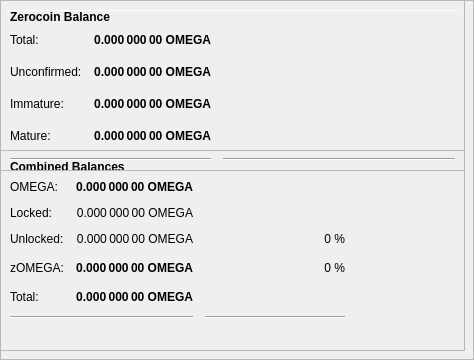
        <widget class="QFrame" name="frameObfuscation">
         <property name="minimumSize">
          <size>
           <width>0</width>
           <height>350</height>
          </size>
         </property>
         <property name="layoutDirection">
          <enum>Qt::LeftToRight</enum>
         </property>
         <property name="frameShape">
          <enum>QFrame::StyledPanel</enum>
         </property>
         <property name="frameShadow">
          <enum>QFrame::Raised</enum>
         </property>
         <widget class="QPushButton" name="runAutoDenom">
          <property name="geometry">
           <rect>
            <x>251</x>
            <y>17</y>
            <width>1</width>
            <height>1</height>
           </rect>
          </property>
          <property name="palette">
           <palette>
            <active>
             <colorrole role="WindowText">
              <brush brushstyle="SolidPattern">
               <color alpha="255">
                <red>0</red>
                <green>0</green>
                <blue>0</blue>
               </color>
              </brush>
             </colorrole>
             <colorrole role="Button">
              <brush brushstyle="SolidPattern">
               <color alpha="255">
                <red>239</red>
                <green>238</green>
                <blue>238</blue>
               </color>
              </brush>
             </colorrole>
             <colorrole role="Light">
              <brush brushstyle="SolidPattern">
               <color alpha="255">
                <red>255</red>
                <green>255</green>
                <blue>255</blue>
               </color>
              </brush>
             </colorrole>
             <colorrole role="Midlight">
              <brush brushstyle="SolidPattern">
               <color alpha="255">
                <red>247</red>
                <green>246</green>
                <blue>246</blue>
               </color>
              </brush>
             </colorrole>
             <colorrole role="Dark">
              <brush brushstyle="SolidPattern">
               <color alpha="255">
                <red>119</red>
                <green>119</green>
                <blue>119</blue>
               </color>
              </brush>
             </colorrole>
             <colorrole role="Mid">
              <brush brushstyle="SolidPattern">
               <color alpha="255">
                <red>159</red>
                <green>159</green>
                <blue>159</blue>
               </color>
              </brush>
             </colorrole>
             <colorrole role="Text">
              <brush brushstyle="SolidPattern">
               <color alpha="255">
                <red>0</red>
                <green>0</green>
                <blue>0</blue>
               </color>
              </brush>
             </colorrole>
             <colorrole role="BrightText">
              <brush brushstyle="SolidPattern">
               <color alpha="255">
                <red>255</red>
                <green>255</green>
                <blue>255</blue>
               </color>
              </brush>
             </colorrole>
             <colorrole role="ButtonText">
              <brush brushstyle="SolidPattern">
               <color alpha="255">
                <red>0</red>
                <green>0</green>
                <blue>0</blue>
               </color>
              </brush>
             </colorrole>
             <colorrole role="Base">
              <brush brushstyle="SolidPattern">
               <color alpha="255">
                <red>255</red>
                <green>255</green>
                <blue>255</blue>
               </color>
              </brush>
             </colorrole>
             <colorrole role="Window">
              <brush brushstyle="SolidPattern">
               <color alpha="255">
                <red>239</red>
                <green>238</green>
                <blue>238</blue>
               </color>
              </brush>
             </colorrole>
             <colorrole role="Shadow">
              <brush brushstyle="SolidPattern">
               <color alpha="255">
                <red>0</red>
                <green>0</green>
                <blue>0</blue>
               </color>
              </brush>
             </colorrole>
             <colorrole role="AlternateBase">
              <brush brushstyle="SolidPattern">
               <color alpha="255">
                <red>247</red>
                <green>246</green>
                <blue>246</blue>
               </color>
              </brush>
             </colorrole>
             <colorrole role="ToolTipBase">
              <brush brushstyle="SolidPattern">
               <color alpha="255">
                <red>255</red>
                <green>255</green>
                <blue>220</blue>
               </color>
              </brush>
             </colorrole>
             <colorrole role="ToolTipText">
              <brush brushstyle="SolidPattern">
               <color alpha="255">
                <red>0</red>
                <green>0</green>
                <blue>0</blue>
               </color>
              </brush>
             </colorrole>
            </active>
            <inactive>
             <colorrole role="WindowText">
              <brush brushstyle="SolidPattern">
               <color alpha="255">
                <red>0</red>
                <green>0</green>
                <blue>0</blue>
               </color>
              </brush>
             </colorrole>
             <colorrole role="Button">
              <brush brushstyle="SolidPattern">
               <color alpha="255">
                <red>239</red>
                <green>238</green>
                <blue>238</blue>
               </color>
              </brush>
             </colorrole>
             <colorrole role="Light">
              <brush brushstyle="SolidPattern">
               <color alpha="255">
                <red>255</red>
                <green>255</green>
                <blue>255</blue>
               </color>
              </brush>
             </colorrole>
             <colorrole role="Midlight">
              <brush brushstyle="SolidPattern">
               <color alpha="255">
                <red>247</red>
                <green>246</green>
                <blue>246</blue>
               </color>
              </brush>
             </colorrole>
             <colorrole role="Dark">
              <brush brushstyle="SolidPattern">
               <color alpha="255">
                <red>119</red>
                <green>119</green>
                <blue>119</blue>
               </color>
              </brush>
             </colorrole>
             <colorrole role="Mid">
              <brush brushstyle="SolidPattern">
               <color alpha="255">
                <red>159</red>
                <green>159</green>
                <blue>159</blue>
               </color>
              </brush>
             </colorrole>
             <colorrole role="Text">
              <brush brushstyle="SolidPattern">
               <color alpha="255">
                <red>0</red>
                <green>0</green>
                <blue>0</blue>
               </color>
              </brush>
             </colorrole>
             <colorrole role="BrightText">
              <brush brushstyle="SolidPattern">
               <color alpha="255">
                <red>255</red>
                <green>255</green>
                <blue>255</blue>
               </color>
              </brush>
             </colorrole>
             <colorrole role="ButtonText">
              <brush brushstyle="SolidPattern">
               <color alpha="255">
                <red>0</red>
                <green>0</green>
                <blue>0</blue>
               </color>
              </brush>
             </colorrole>
             <colorrole role="Base">
              <brush brushstyle="SolidPattern">
               <color alpha="255">
                <red>255</red>
                <green>255</green>
                <blue>255</blue>
               </color>
              </brush>
             </colorrole>
             <colorrole role="Window">
              <brush brushstyle="SolidPattern">
               <color alpha="255">
                <red>239</red>
                <green>238</green>
                <blue>238</blue>
               </color>
              </brush>
             </colorrole>
             <colorrole role="Shadow">
              <brush brushstyle="SolidPattern">
               <color alpha="255">
                <red>0</red>
                <green>0</green>
                <blue>0</blue>
               </color>
              </brush>
             </colorrole>
             <colorrole role="AlternateBase">
              <brush brushstyle="SolidPattern">
               <color alpha="255">
                <red>247</red>
                <green>246</green>
                <blue>246</blue>
               </color>
              </brush>
             </colorrole>
             <colorrole role="ToolTipBase">
              <brush brushstyle="SolidPattern">
               <color alpha="255">
                <red>255</red>
                <green>255</green>
                <blue>220</blue>
               </color>
              </brush>
             </colorrole>
             <colorrole role="ToolTipText">
              <brush brushstyle="SolidPattern">
               <color alpha="255">
                <red>0</red>
                <green>0</green>
                <blue>0</blue>
               </color>
              </brush>
             </colorrole>
            </inactive>
            <disabled>
             <colorrole role="WindowText">
              <brush brushstyle="SolidPattern">
               <color alpha="255">
                <red>119</red>
                <green>119</green>
                <blue>119</blue>
               </color>
              </brush>
             </colorrole>
             <colorrole role="Button">
              <brush brushstyle="SolidPattern">
               <color alpha="255">
                <red>239</red>
                <green>238</green>
                <blue>238</blue>
               </color>
              </brush>
             </colorrole>
             <colorrole role="Light">
              <brush brushstyle="SolidPattern">
               <color alpha="255">
                <red>255</red>
                <green>255</green>
                <blue>255</blue>
               </color>
              </brush>
             </colorrole>
             <colorrole role="Midlight">
              <brush brushstyle="SolidPattern">
               <color alpha="255">
                <red>247</red>
                <green>246</green>
                <blue>246</blue>
               </color>
              </brush>
             </colorrole>
             <colorrole role="Dark">
              <brush brushstyle="SolidPattern">
               <color alpha="255">
                <red>119</red>
                <green>119</green>
                <blue>119</blue>
               </color>
              </brush>
             </colorrole>
             <colorrole role="Mid">
              <brush brushstyle="SolidPattern">
               <color alpha="255">
                <red>159</red>
                <green>159</green>
                <blue>159</blue>
               </color>
              </brush>
             </colorrole>
             <colorrole role="Text">
              <brush brushstyle="SolidPattern">
               <color alpha="255">
                <red>119</red>
                <green>119</green>
                <blue>119</blue>
               </color>
              </brush>
             </colorrole>
             <colorrole role="BrightText">
              <brush brushstyle="SolidPattern">
               <color alpha="255">
                <red>255</red>
                <green>255</green>
                <blue>255</blue>
               </color>
              </brush>
             </colorrole>
             <colorrole role="ButtonText">
              <brush brushstyle="SolidPattern">
               <color alpha="255">
                <red>119</red>
                <green>119</green>
                <blue>119</blue>
               </color>
              </brush>
             </colorrole>
             <colorrole role="Base">
              <brush brushstyle="SolidPattern">
               <color alpha="255">
                <red>239</red>
                <green>238</green>
                <blue>238</blue>
               </color>
              </brush>
             </colorrole>
             <colorrole role="Window">
              <brush brushstyle="SolidPattern">
               <color alpha="255">
                <red>239</red>
                <green>238</green>
                <blue>238</blue>
               </color>
              </brush>
             </colorrole>
             <colorrole role="Shadow">
              <brush brushstyle="SolidPattern">
               <color alpha="255">
                <red>0</red>
                <green>0</green>
                <blue>0</blue>
               </color>
              </brush>
             </colorrole>
             <colorrole role="AlternateBase">
              <brush brushstyle="SolidPattern">
               <color alpha="255">
                <red>239</red>
                <green>238</green>
                <blue>238</blue>
               </color>
              </brush>
             </colorrole>
             <colorrole role="ToolTipBase">
              <brush brushstyle="SolidPattern">
               <color alpha="255">
                <red>255</red>
                <green>255</green>
                <blue>220</blue>
               </color>
              </brush>
             </colorrole>
             <colorrole role="ToolTipText">
              <brush brushstyle="SolidPattern">
               <color alpha="255">
                <red>0</red>
                <green>0</green>
                <blue>0</blue>
               </color>
              </brush>
             </colorrole>
            </disabled>
           </palette>
          </property>
          <property name="focusPolicy">
           <enum>Qt::NoFocus</enum>
          </property>
          <property name="autoFillBackground">
           <bool>true</bool>
          </property>
          <property name="text">
           <string/>
          </property>
          <property name="flat">
           <bool>true</bool>
          </property>
         </widget>
         <widget class="Line" name="line">
          <property name="geometry">
           <rect>
            <x>7</x>
            <y>10</y>
            <width>451</width>
            <height>1</height>
           </rect>
          </property>
          <property name="orientation">
           <enum>Qt::Horizontal</enum>
          </property>
         </widget>
         <widget class="QFrame" name="frame_3">
          <property name="geometry">
           <rect>
            <x>0</x>
            <y>150</y>
            <width>465</width>
            <height>201</height>
           </rect>
          </property>
          <property name="frameShape">
           <enum>QFrame::StyledPanel</enum>
          </property>
          <property name="frameShadow">
           <enum>QFrame::Raised</enum>
          </property>
          <layout class="QVBoxLayout" name="verticalLayout_5">
           <item>
            <layout class="QHBoxLayout" name="horizontalLayout_5" stretch="0">
             <item>
              <widget class="QLabel" name="label_5z">
               <property name="maximumSize">
                <size>
                 <width>16777215</width>
                 <height>20</height>
                </size>
               </property>
               <property name="font">
                <font>
                 <weight>75</weight>
                 <bold>true</bold>
                </font>
               </property>
               <property name="toolTip">
                <string>Combined Balances (including unconfirmed and immature coins)</string>
               </property>
               <property name="text">
                <string>&lt;html&gt;&lt;head/&gt;&lt;body&gt;&lt;p&gt;Combined Balances&lt;/p&gt;&lt;/body&gt;&lt;/html&gt;</string>
               </property>
              </widget>
             </item>
            </layout>
           </item>
           <item>
            <layout class="QGridLayout" name="gridLayout_3">
             <property name="spacing">
              <number>12</number>
             </property>
             <item row="7" column="0" colspan="2">
              <widget class="Line" name="lineSpendableBalance_3">
               <property name="orientation">
                <enum>Qt::Horizontal</enum>
               </property>
              </widget>
             </item>
             <item row="7" column="2">
              <widget class="Line" name="lineWatchBalance_3">
               <property name="sizePolicy">
                <sizepolicy hsizetype="Preferred" vsizetype="Fixed">
                 <horstretch>0</horstretch>
                 <verstretch>0</verstretch>
                </sizepolicy>
               </property>
               <property name="minimumSize">
                <size>
                 <width>140</width>
                 <height>0</height>
                </size>
               </property>
               <property name="orientation">
                <enum>Qt::Horizontal</enum>
               </property>
              </widget>
             </item>
             <item row="4" column="1">
              <widget class="QLabel" name="labelzBalancez">
               <property name="font">
                <font>
                 <weight>75</weight>
                 <bold>true</bold>
                </font>
               </property>
               <property name="cursor">
                <cursorShape>IBeamCursor</cursorShape>
               </property>
               <property name="toolTip">
                <string>Total of transactions that have yet to be confirmed, and do not yet count toward the spendable balance</string>
               </property>
               <property name="text">
                <string notr="true">0.000 000 00 OMEGA</string>
               </property>
               <property name="alignment">
                <set>Qt::AlignRight|Qt::AlignTrailing|Qt::AlignVCenter</set>
               </property>
               <property name="textInteractionFlags">
                <set>Qt::LinksAccessibleByMouse|Qt::TextSelectableByKeyboard|Qt::TextSelectableByMouse</set>
               </property>
              </widget>
             </item>
             <item row="6" column="1">
              <widget class="QLabel" name="labelTotalz">
               <property name="font">
                <font>
                 <weight>75</weight>
                 <bold>true</bold>
                </font>
               </property>
               <property name="cursor">
                <cursorShape>IBeamCursor</cursorShape>
               </property>
               <property name="toolTip">
                <string>Total Balance, including unconfirmed and immature coins.</string>
               </property>
               <property name="text">
                <string notr="true">0.000 000 00 OMEGA</string>
               </property>
               <property name="alignment">
                <set>Qt::AlignRight|Qt::AlignTrailing|Qt::AlignVCenter</set>
               </property>
               <property name="textInteractionFlags">
                <set>Qt::LinksAccessibleByMouse|Qt::TextSelectableByKeyboard|Qt::TextSelectableByMouse</set>
               </property>
              </widget>
             </item>
             <item row="4" column="3">
              <spacer name="horizontalSpacer_6">
               <property name="orientation">
                <enum>Qt::Horizontal</enum>
               </property>
               <property name="sizeHint" stdset="0">
                <size>
                 <width>40</width>
                 <height>20</height>
                </size>
               </property>
              </spacer>
             </item>
             <item row="6" column="0">
              <widget class="QLabel" name="labelTotalTextz">
               <property name="text">
                <string>Total:</string>
               </property>
              </widget>
             </item>
             <item row="1" column="0">
              <widget class="QLabel" name="labelBalanceTextz">
               <property name="text">
                <string>OMEGA:</string>
               </property>
              </widget>
             </item>
             <item row="1" column="1">
              <widget class="QLabel" name="labelBalancez">
               <property name="font">
                <font>
                 <weight>75</weight>
                 <bold>true</bold>
                </font>
               </property>
               <property name="cursor">
                <cursorShape>IBeamCursor</cursorShape>
               </property>
               <property name="toolTip">
                <string>Your current spendable balance</string>
               </property>
               <property name="text">
                <string notr="true">0.000 000 00 OMEGA</string>
               </property>
               <property name="alignment">
                <set>Qt::AlignRight|Qt::AlignTrailing|Qt::AlignVCenter</set>
               </property>
               <property name="textInteractionFlags">
                <set>Qt::LinksAccessibleByMouse|Qt::TextSelectableByKeyboard|Qt::TextSelectableByMouse</set>
               </property>
              </widget>
             </item>
             <item row="4" column="0">
              <widget class="QLabel" name="labelzBalanceTextz">
               <property name="toolTip">
                <string/>
               </property>
               <property name="text">
                <string>zOMEGA:</string>
               </property>
              </widget>
             </item>
             <item row="4" column="2">
              <widget class="QLabel" name="labelzOMEGAPercent">
               <property name="toolTip">
                <string>Current percentage of zOMEGA.
If AutoMint is enabled this percentage will settle around the configured AutoMint percentage (default = 10%)</string>
               </property>
               <property name="text">
                <string>0 %</string>
               </property>
               <property name="alignment">
                <set>Qt::AlignRight|Qt::AlignTrailing|Qt::AlignVCenter</set>
               </property>
              </widget>
             </item>
             <item row="6" column="2">
              <widget class="QLabel" name="label100Percent">
               <property name="text">
                <string/>
               </property>
               <property name="alignment">
                <set>Qt::AlignRight|Qt::AlignTrailing|Qt::AlignVCenter</set>
               </property>
              </widget>
             </item>
             <item row="2" column="1">
              <widget class="QLabel" name="labelLockedBalance">
               <property name="toolTip">
                <string>Locked OMEGA or Masternode collaterals. These are excluded from zOMEGA minting.</string>
               </property>
               <property name="text">
                <string>0.000 000 00 OMEGA</string>
               </property>
               <property name="alignment">
                <set>Qt::AlignRight|Qt::AlignTrailing|Qt::AlignVCenter</set>
               </property>
              </widget>
             </item>
             <item row="2" column="0">
              <widget class="QLabel" name="labelLockedBalanceText">
               <property name="toolTip">
                <string>Locked OMEGA or Masternode collaterals. These are excluded from zOMEGA minting.</string>
               </property>
               <property name="text">
                <string>Locked:</string>
               </property>
              </widget>
             </item>
             <item row="3" column="0">
              <widget class="QLabel" name="labelUnLockedBalanceText">
               <property name="toolTip">
                <string>Unlocked OMEGAs. These can be used for zOMEGA minting.</string>
               </property>
               <property name="text">
                <string>Unlocked:</string>
               </property>
              </widget>
             </item>
             <item row="3" column="1">
              <widget class="QLabel" name="labelUnLockedBalance">
               <property name="toolTip">
                <string>Unlocked OMEGAs. These can be used for zOMEGA minting.</string>
               </property>
               <property name="text">
                <string>0.000 000 00 OMEGA</string>
               </property>
               <property name="alignment">
                <set>Qt::AlignRight|Qt::AlignTrailing|Qt::AlignVCenter</set>
               </property>
              </widget>
             </item>
             <item row="3" column="2">
              <widget class="QLabel" name="labelOMEGAPercent">
               <property name="text">
                <string>0 %</string>
               </property>
               <property name="alignment">
                <set>Qt::AlignRight|Qt::AlignTrailing|Qt::AlignVCenter</set>
               </property>
              </widget>
             </item>
            </layout>
           </item>
           <item>
            <spacer name="verticalSpacer">
             <property name="orientation">
              <enum>Qt::Vertical</enum>
             </property>
             <property name="sizeHint" stdset="0">
              <size>
               <width>20</width>
               <height>40</height>
              </size>
             </property>
            </spacer>
           </item>
          </layout>
         </widget>
         <widget class="QFrame" name="frame_4">
          <property name="geometry">
           <rect>
            <x>0</x>
            <y>0</y>
            <width>465</width>
            <height>171</height>
           </rect>
          </property>
          <property name="frameShape">
           <enum>QFrame::StyledPanel</enum>
          </property>
          <property name="frameShadow">
           <enum>QFrame::Raised</enum>
          </property>
          <layout class="QVBoxLayout" name="verticalLayout_7">
           <item>
            <layout class="QHBoxLayout" name="horizontalLayout_8" stretch="0">
             <item>
              <widget class="QLabel" name="label_5z_3">
               <property name="maximumSize">
                <size>
                 <width>16777215</width>
                 <height>20</height>
                </size>
               </property>
               <property name="font">
                <font>
                 <weight>75</weight>
                 <bold>true</bold>
                </font>
               </property>
               <property name="text">
                <string>Zerocoin Balance</string>
               </property>
              </widget>
             </item>
            </layout>
           </item>
           <item>
            <layout class="QGridLayout" name="gridLayout_5">
             <property name="spacing">
              <number>12</number>
             </property>
             <item row="4" column="0">
              <widget class="QLabel" name="labelzBalanceMatureText">
               <property name="toolTip">
                <string>Mature: more than 20 confirmation and more than 3 mints of the same denomination after it was minted.
These zOMEGA are spendable.</string>
               </property>
               <property name="text">
                <string>Mature:</string>
               </property>
              </widget>
             </item>
             <item row="5" column="0" colspan="2">
              <widget class="Line" name="lineSpendableBalance_5">
               <property name="orientation">
                <enum>Qt::Horizontal</enum>
               </property>
              </widget>
             </item>
             <item row="1" column="1">
              <widget class="QLabel" name="labelzBalance">
               <property name="font">
                <font>
                 <weight>75</weight>
                 <bold>true</bold>
                </font>
               </property>
               <property name="cursor">
                <cursorShape>IBeamCursor</cursorShape>
               </property>
               <property name="toolTip">
                <string>All available zOMEGA, unconfirmed and immature zOMEGA included.</string>
               </property>
               <property name="text">
                <string notr="true">0.000 000 00 OMEGA</string>
               </property>
               <property name="alignment">
                <set>Qt::AlignRight|Qt::AlignTrailing|Qt::AlignVCenter</set>
               </property>
               <property name="textInteractionFlags">
                <set>Qt::LinksAccessibleByMouse|Qt::TextSelectableByKeyboard|Qt::TextSelectableByMouse</set>
               </property>
              </widget>
             </item>
             <item row="5" column="2">
              <widget class="Line" name="lineWatchBalance_5">
               <property name="sizePolicy">
                <sizepolicy hsizetype="Preferred" vsizetype="Fixed">
                 <horstretch>0</horstretch>
                 <verstretch>0</verstretch>
                </sizepolicy>
               </property>
               <property name="minimumSize">
                <size>
                 <width>140</width>
                 <height>0</height>
                </size>
               </property>
               <property name="orientation">
                <enum>Qt::Horizontal</enum>
               </property>
              </widget>
             </item>
             <item row="1" column="0">
              <widget class="QLabel" name="labelzBalanceText">
               <property name="toolTip">
                <string>All available zOMEGA, unconfirmed and immature zOMEGA included.</string>
               </property>
               <property name="text">
                <string>Total:</string>
               </property>
              </widget>
             </item>
             <item row="1" column="2">
              <spacer name="horizontalSpacer_8">
               <property name="orientation">
                <enum>Qt::Horizontal</enum>
               </property>
               <property name="sizeHint" stdset="0">
                <size>
                 <width>40</width>
                 <height>20</height>
                </size>
               </property>
              </spacer>
             </item>
             <item row="4" column="2">
              <spacer name="horizontalSpacer_4">
               <property name="orientation">
                <enum>Qt::Horizontal</enum>
               </property>
               <property name="sizeHint" stdset="0">
                <size>
                 <width>40</width>
                 <height>20</height>
                </size>
               </property>
              </spacer>
             </item>
             <item row="4" column="1">
              <widget class="QLabel" name="labelzBalanceMature">
               <property name="font">
                <font>
                 <weight>75</weight>
                 <bold>true</bold>
                </font>
               </property>
               <property name="toolTip">
                <string>Mature: more than 20 confirmation and more than 3 mints of the same denomination after it was minted.
These zOMEGA are spendable.</string>
               </property>
               <property name="text">
                <string>0.000 000 00 OMEGA</string>
               </property>
               <property name="alignment">
                <set>Qt::AlignRight|Qt::AlignTrailing|Qt::AlignVCenter</set>
               </property>
              </widget>
             </item>
             <item row="2" column="0">
              <widget class="QLabel" name="labelzBalanceUnconfirmedText">
               <property name="toolTip">
                <string>Unconfirmed: less than 20 confirmations
Immature: confirmed, but less than 3 mints of the same denomination after it was minted</string>
               </property>
               <property name="text">
                <string>Unconfirmed:</string>
               </property>
              </widget>
             </item>
             <item row="2" column="1">
              <widget class="QLabel" name="labelzBalanceUnconfirmed">
               <property name="font">
                <font>
                 <weight>75</weight>
                 <bold>true</bold>
                </font>
               </property>
               <property name="toolTip">
                <string>Unconfirmed: less than 20 confirmations
Immature: confirmed, but less than 3 mints of the same denomination after it was minted</string>
               </property>
               <property name="text">
                <string>0.000 000 00 OMEGA</string>
               </property>
               <property name="alignment">
                <set>Qt::AlignRight|Qt::AlignTrailing|Qt::AlignVCenter</set>
               </property>
              </widget>
             </item>
             <item row="2" column="2">
              <spacer name="horizontalSpacer_5">
               <property name="orientation">
                <enum>Qt::Horizontal</enum>
               </property>
               <property name="sizeHint" stdset="0">
                <size>
                 <width>40</width>
                 <height>20</height>
                </size>
               </property>
              </spacer>
             </item>
             <item row="3" column="0">
              <widget class="QLabel" name="labelzBalanceImmatureText">
               <property name="toolTip">
                <string>Unconfirmed: less than 20 confirmations
Immature: confirmed, but less than 3 mints of the same denomination after it was minted</string>
               </property>
               <property name="text">
                <string>Immature:</string>
               </property>
              </widget>
             </item>
             <item row="3" column="1">
              <widget class="QLabel" name="labelzBalanceImmature">
               <property name="font">
                <font>
                 <weight>75</weight>
                 <bold>true</bold>
                </font>
               </property>
               <property name="toolTip">
                <string>Unconfirmed: less than 20 confirmations
Immature: confirmed, but less than 3 mints of the same denomination after it was minted</string>
               </property>
               <property name="text">
                <string>0.000 000 00 OMEGA</string>
               </property>
               <property name="alignment">
                <set>Qt::AlignRight|Qt::AlignTrailing|Qt::AlignVCenter</set>
               </property>
              </widget>
             </item>
             <item row="3" column="2">
              <spacer name="horizontalSpacer_7">
               <property name="orientation">
                <enum>Qt::Horizontal</enum>
               </property>
               <property name="sizeHint" stdset="0">
                <size>
                 <width>40</width>
                 <height>20</height>
                </size>
               </property>
              </spacer>
             </item>
            </layout>
           </item>
          </layout>
         </widget>
        </widget>
